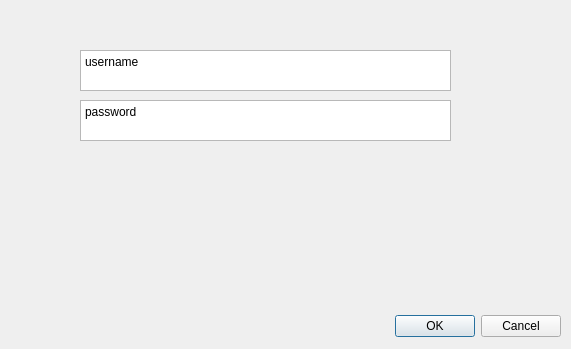
<?xml version="1.0" encoding="UTF-8"?>
<ui version="4.0">
 <class>username</class>
 <widget class="QDialog" name="username">
  <property name="geometry">
   <rect>
    <x>0</x>
    <y>0</y>
    <width>571</width>
    <height>349</height>
   </rect>
  </property>
  <property name="windowTitle">
   <string>Dialog</string>
  </property>
  <widget class="QDialogButtonBox" name="buttonBox">
   <property name="geometry">
    <rect>
     <x>380</x>
     <y>310</y>
     <width>181</width>
     <height>32</height>
    </rect>
   </property>
   <property name="orientation">
    <enum>Qt::Orientation::Horizontal</enum>
   </property>
   <property name="standardButtons">
    <set>QDialogButtonBox::StandardButton::Cancel|QDialogButtonBox::StandardButton::Ok</set>
   </property>
  </widget>
  <widget class="QTextEdit" name="textEdit">
   <property name="geometry">
    <rect>
     <x>80</x>
     <y>50</y>
     <width>371</width>
     <height>41</height>
    </rect>
   </property>
   <property name="html">
    <string>&lt;!DOCTYPE HTML PUBLIC &quot;-//W3C//DTD HTML 4.0//EN&quot; &quot;http://www.w3.org/TR/REC-html40/strict.dtd&quot;&gt;
&lt;html&gt;&lt;head&gt;&lt;meta name=&quot;qrichtext&quot; content=&quot;1&quot; /&gt;&lt;meta charset=&quot;utf-8&quot; /&gt;&lt;style type=&quot;text/css&quot;&gt;
p, li { white-space: pre-wrap; }
hr { height: 1px; border-width: 0; }
li.unchecked::marker { content: &quot;\2610&quot;; }
li.checked::marker { content: &quot;\2612&quot;; }
&lt;/style&gt;&lt;/head&gt;&lt;body style=&quot; font-family:'Segoe UI'; font-size:9pt; font-weight:400; font-style:normal;&quot;&gt;
&lt;p style=&quot; margin-top:0px; margin-bottom:0px; margin-left:0px; margin-right:0px; -qt-block-indent:0; text-indent:0px;&quot;&gt;username&lt;/p&gt;&lt;/body&gt;&lt;/html&gt;</string>
   </property>
  </widget>
  <widget class="QPlainTextEdit" name="password">
   <property name="geometry">
    <rect>
     <x>80</x>
     <y>100</y>
     <width>371</width>
     <height>41</height>
    </rect>
   </property>
   <property name="plainText">
    <string>password</string>
   </property>
  </widget>
 </widget>
 <resources/>
 <connections>
  <connection>
   <sender>buttonBox</sender>
   <signal>accepted()</signal>
   <receiver>username</receiver>
   <slot>accept()</slot>
   <hints>
    <hint type="sourcelabel">
     <x>560</x>
     <y>310</y>
    </hint>
    <hint type="destinationlabel">
     <x>157</x>
     <y>274</y>
    </hint>
   </hints>
  </connection>
  <connection>
   <sender>buttonBox</sender>
   <signal>rejected()</signal>
   <receiver>username</receiver>
   <slot>reject()</slot>
   <hints>
    <hint type="sourcelabel">
     <x>560</x>
     <y>310</y>
    </hint>
    <hint type="destinationlabel">
     <x>286</x>
     <y>274</y>
    </hint>
   </hints>
  </connection>
 </connections>
</ui>
